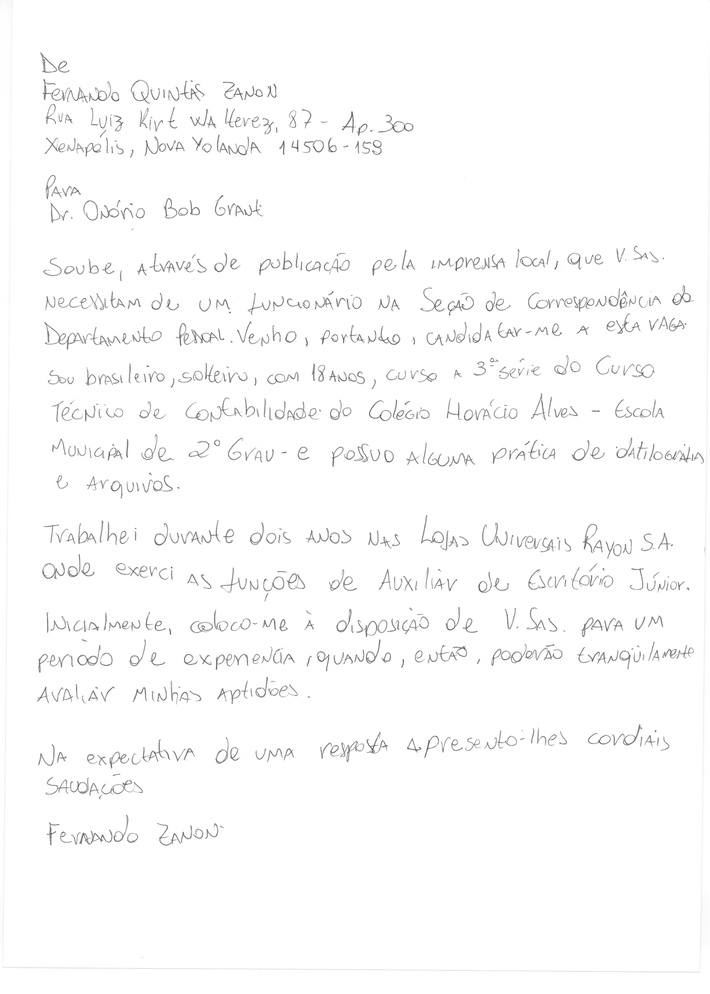
#> input picture teste.jpg, 710 x 994 px, shrunk from 2548 x 3565 before the run
$ jupyter execute ta01.ipynb
#> lines starting #> are read from the running program, lines starting #| are printed output that depends on the picture; after the words box and inside, x2 and y2 are one past the last pixel; in counts of white or black regions, pixels touching at a corner belong together
Importa bibliotecas que serão usadas

[cell 1]
import numpy as np
import cv2
import sys
import os
from matplotlib import pyplot as plt

Lê e binariza a imagem aplicando técnica de threshold

[cell 2]
#Lê imagem
img = cv2.imread("./teste.jpg")
#> img is the input picture: shape (994, 710, 3); min 81, max 255, mean 251.1
gray = cv2.cvtColor(img, cv2.COLOR_BGR2GRAY)

#Gera imagem binária usando métrica de Otsu
_, bin_img = cv2.threshold(gray,0,255,cv2.THRESH_BINARY_INV | cv2.THRESH_OTSU)
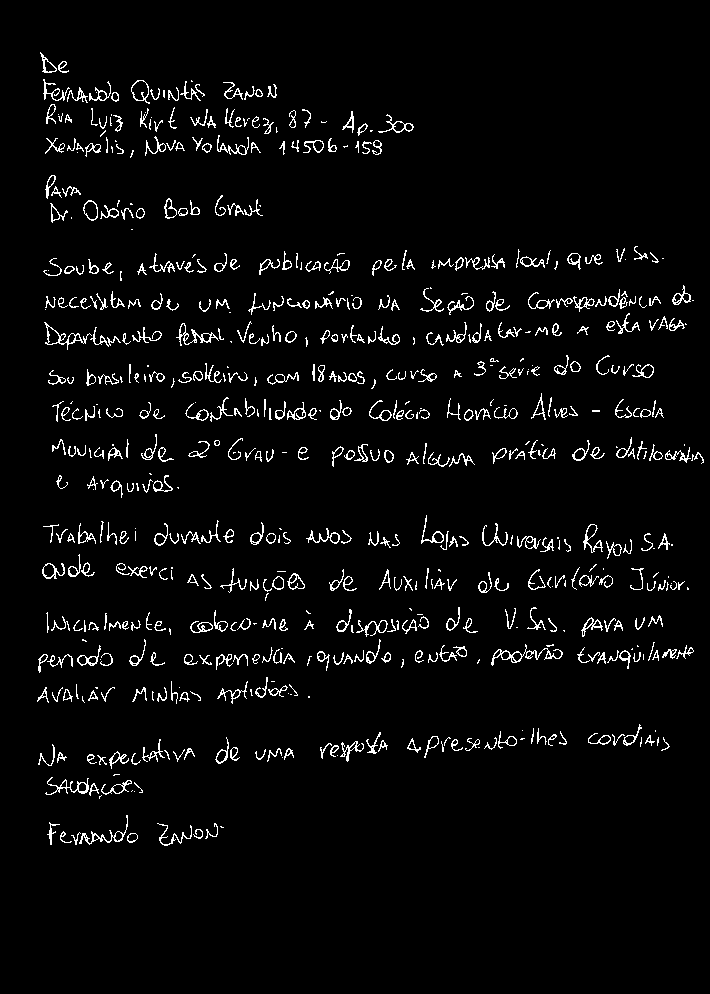
#> bin_img: shape (994, 710); 3.8% white in thin lines or dots, all inside (x1, y1, x2, y2) = (37, 52, 704, 846)

plt.figure(figsize=(10,6))
plt.subplot(1,2,1)
plt.imshow(img)
plt.subplot(1,2,2)
plt.imshow(bin_img, 'gray')
plt.show()

Aplica operação morfologica de dilatação, assim juntando as letras em blocos

[cell 3]
kernel = cv2.getStructuringElement(cv2.MORPH_ELLIPSE,(5,5))
b_rect = cv2.morphologyEx(bin_img, cv2.MORPH_GRADIENT, kernel)
#> b_rect: shape (994, 710); 14.1% white; 185 white regions (2 under 20 px), largest, box (x1, y1, x2, y2) and area: (129, 78, 207, 158) 2149, (526, 287, 663, 314) 1733, (41, 77, 121, 126) 1665
b_rect = cv2.dilate(b_rect,kernel,iterations = 3)
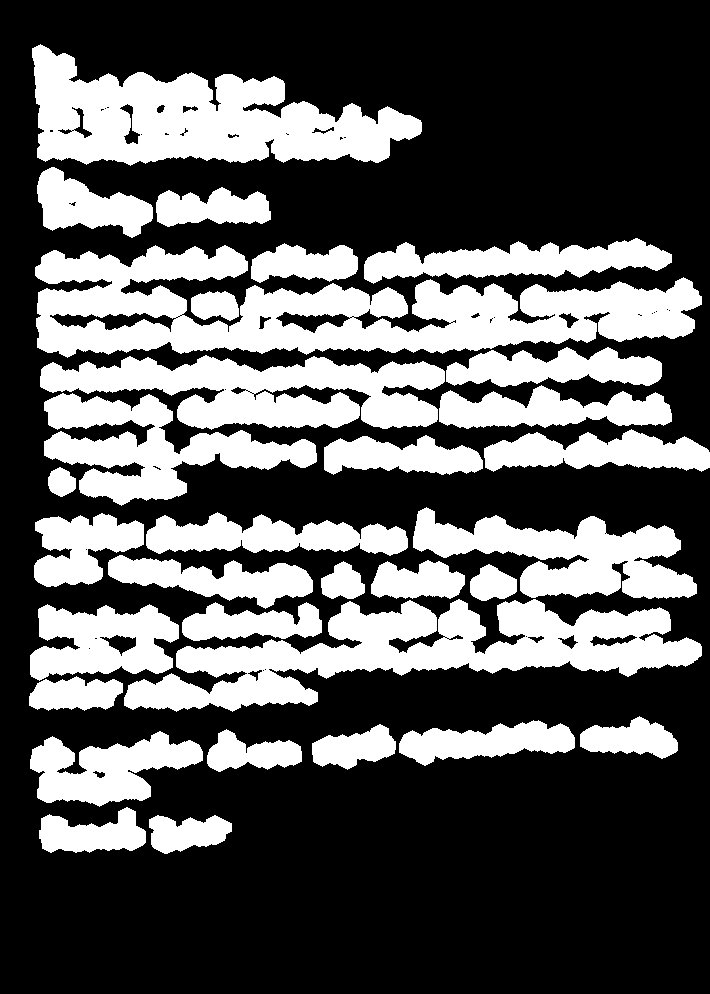
#> b_rect: shape (994, 710); 34.2% white; 32 white regions

Procura os contornos e desenha na imagem um retângulo em volta da palavra

[cell 4]
cont = 0
img2 = cv2.imread("./teste.jpg")
#Acha os contornos na imagem dilatada
cnt, _ = cv2.findContours(b_rect, cv2.RETR_EXTERNAL, cv2.CHAIN_APPROX_NONE)
#> cnt = 32 contours; largest, box (x1, y1, x2, y2) and area: (35, 245, 702, 358) 39224, (124, 599, 702, 712) 27438, (32, 44, 422, 166) 26386, (40, 355, 445, 430) 17270, (44, 393, 317, 506) 12798
for c in cnt:
    perim = cv2.arcLength(c, True)
    if perim > 150: #Se o contorno for grande o suficiente, classifica como palavra
        cont += 1
        x,y,w,h = cv2.boundingRect(c)
        cv2.rectangle(img2,(x,y),(x+w,y+h),(0,0,255),2)
#> this loop made 32 passes
#> (perim, x, y, w, h) on passes 1, 2, 3, 4, 5, 6, 7, 8, 9, 10, 11, 14: (246.6, 149, 815, 83, 39), (318.1, 39, 807, 107, 46), (660.2, 30, 731, 173, 76), (282.2, 207, 729, 95, 43), (243.4, 312, 724, 84, 46), (464.1, 399, 720, 176, 46), (269.2, 580, 716, 98, 43), (262.9, 29, 676, 94, 35), (612.2, 30, 604, 149, 77), (401.3, 182, 602, 140, 39), (2371.1, 124, 599, 578, 113), (277.7, 371, 560, 94, 39)
#> perim on passes 12, 13, 19, 26: 141.6, 143.4, 93.84, 144.7
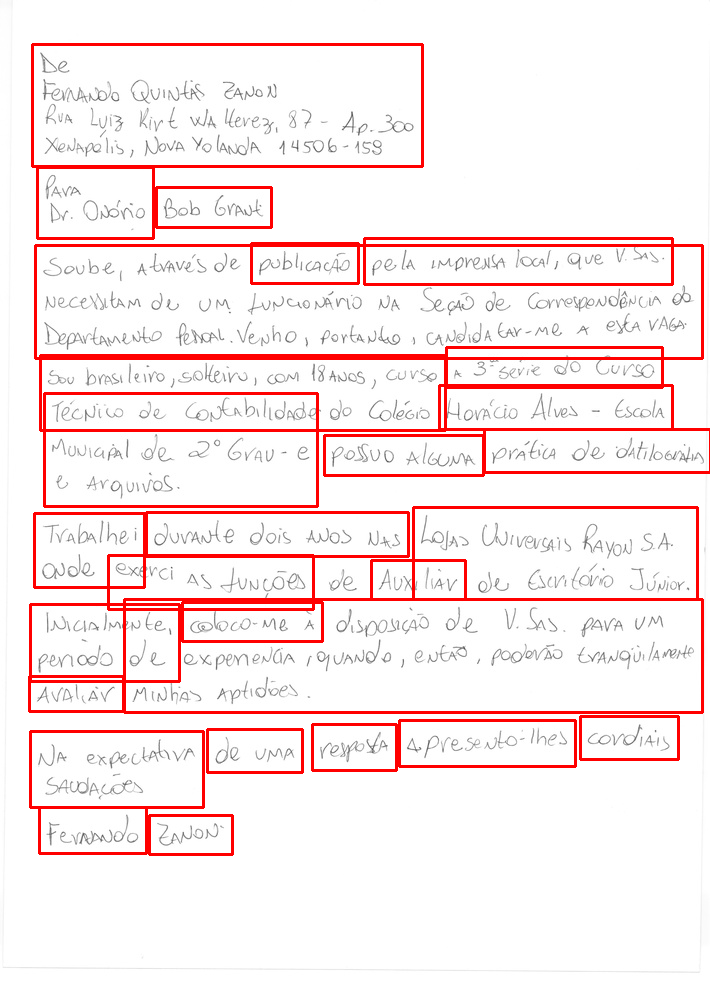
#> img2: shape (994, 710, 3); 5.98% of pixels changed, all inside (x1, y1, x2, y2) = (28, 43, 710, 856)
#> after the loop, cont = 28

plt.figure(figsize=(15,10))
plt.imshow(img2)
plt.title('Input Image'), plt.xticks([]), plt.yticks([])
plt.show()
print("Número de palavras: ",cont)
#| Número de palavras:  28

Agora aplicando o filtro pela média na imagem binarizada

[cell 5]
#Aplica o filtro pela média
bin_img_filtered = cv2.medianBlur(bin_img,5)
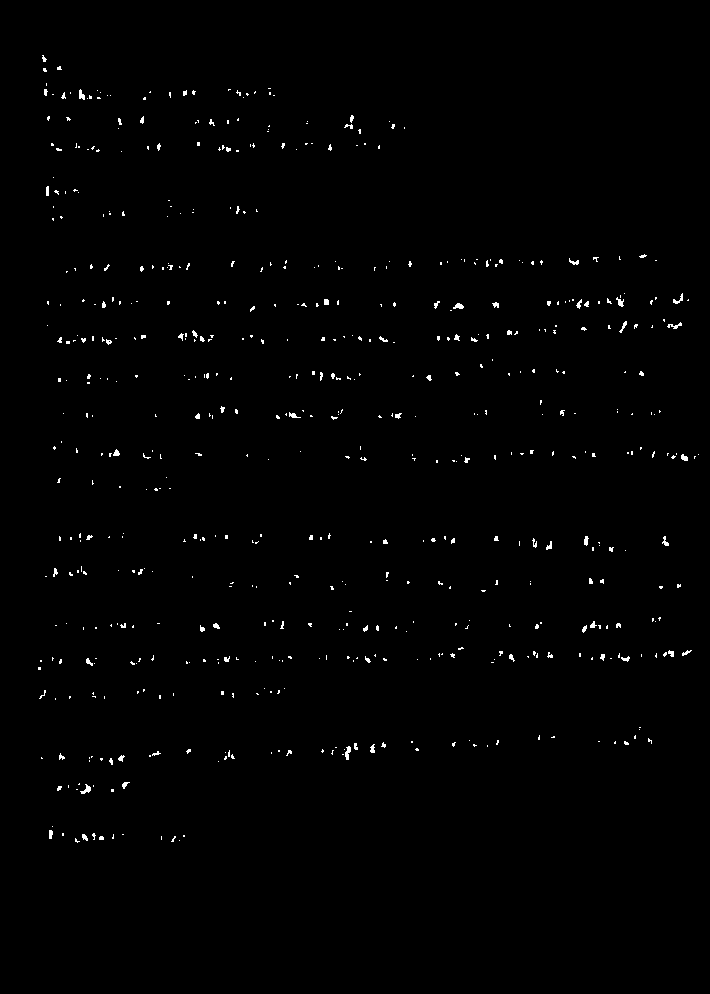
#> bin_img_filtered: shape (994, 710); 0.75% white in thin lines or dots, all inside (x1, y1, x2, y2) = (38, 55, 699, 843)

kernel = cv2.getStructuringElement(cv2.MORPH_ELLIPSE,(5,5))
#> kernel = [[0, 0, 1, 0, 0], [1, 1, 1, 1, 1], [1, 1, 1, 1, 1], [1, 1, 1, 1, 1], [0, 0, 1, 0, 0]]
b_rect = cv2.morphologyEx(bin_img_filtered, cv2.MORPH_GRADIENT, kernel)
#> b_rect: shape (994, 710); 3.3% white; 444 white regions (32 under 20 px), largest, box (x1, y1, x2, y2) and area: (73, 831, 106, 845) 258, (190, 328, 216, 344) 232, (340, 741, 360, 762) 224
b_rect = cv2.dilate(b_rect,kernel,iterations = 3)
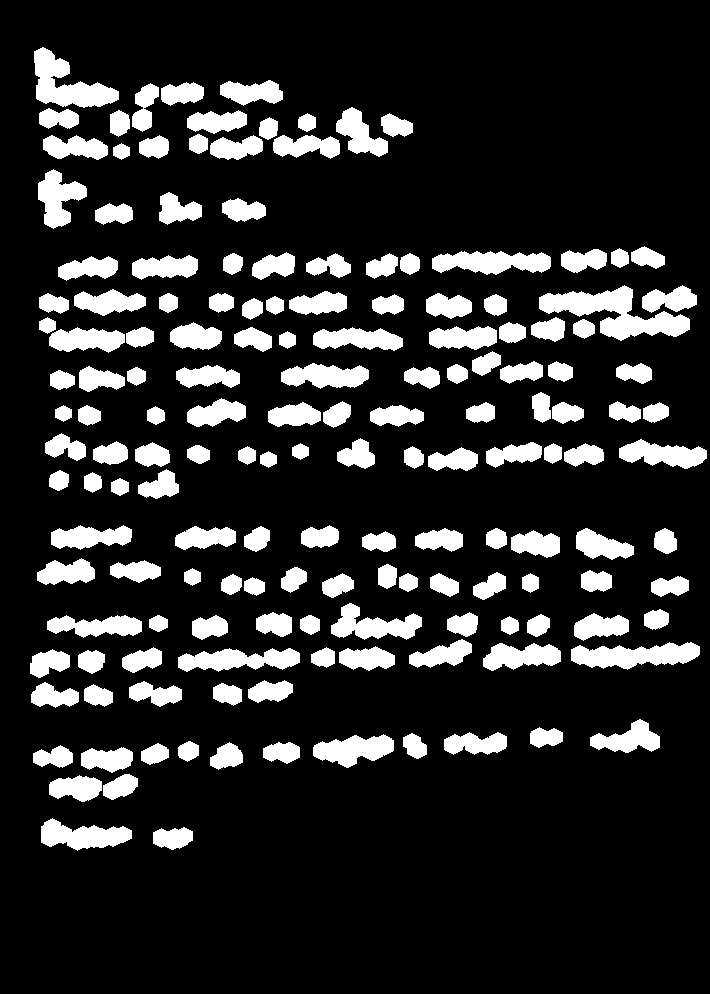
#> b_rect: shape (994, 710); 16.5% white; 160 white regions

cont = 0
#Acha os contornos na imagem dilatada
cnt, _ = cv2.findContours(b_rect, cv2.RETR_EXTERNAL, cv2.CHAIN_APPROX_NONE)
#> cnt = 160 contours; largest, box (x1, y1, x2, y2) and area: (539, 285, 690, 341) 3385, (34, 47, 119, 108) 2368, (571, 642, 700, 670) 2170, (432, 251, 551, 275) 1881, (178, 648, 300, 672) 1774
for c in cnt:
    perim = cv2.arcLength(c, True)
    if perim > 150: #Se o contorno for grande o suficiente, classifica como palavra
        cont += 1
        x,y,w,h = cv2.boundingRect(c)
        cv2.rectangle(img,(x,y),(x+w,y+h),(0,0,255),2)
#> this loop made 160 passes
#> (perim, x, y, w, h) on passes 2, 11, 13, 15, 19, 23, 26, 27, 28, 29, 34, 36: (248.8, 41, 818, 91, 33), (221.1, 313, 734, 81, 34), (179.3, 444, 732, 63, 23), (200.2, 590, 719, 70, 34), (155.5, 129, 681, 53, 26), (319.5, 178, 648, 122, 24), (151.8, 339, 646, 56, 25), (216.9, 483, 643, 78, 28), (328.8, 571, 642, 129, 28), (172.5, 409, 639, 63, 29), (253.8, 47, 615, 95, 23), (154.6, 574, 613, 55, 28)
#> perim on passes 1, 3, 4, 5, 6, 7: 115.2, 148.1, 101.3, 147, 117.4, 82.77
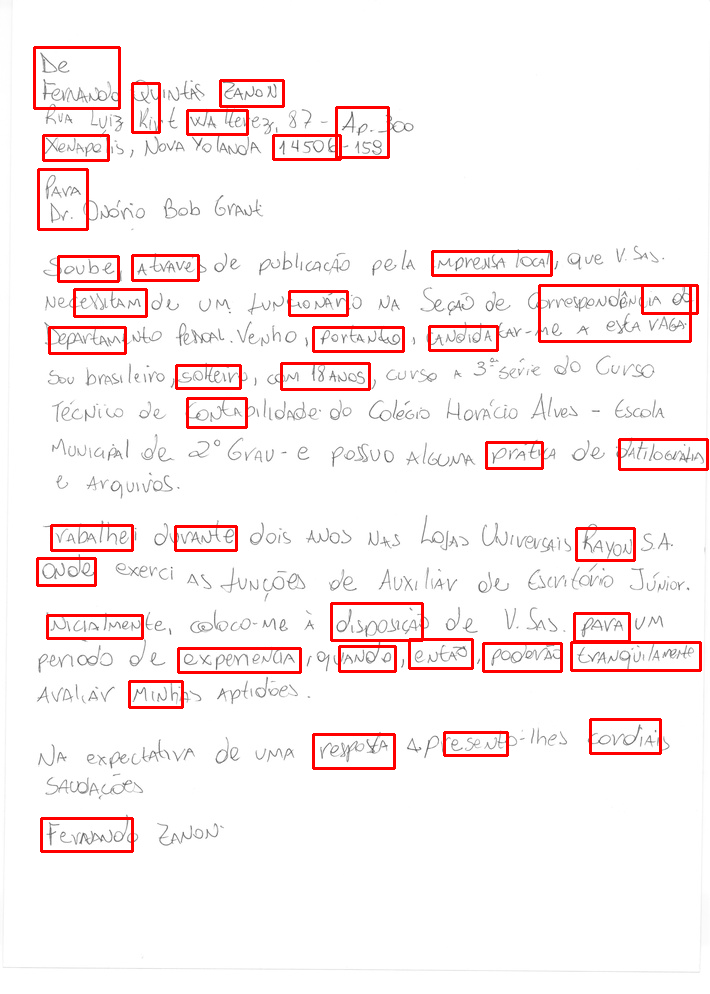
#> img: shape (994, 710, 3); 3.47% of pixels changed, all inside (x1, y1, x2, y2) = (33, 46, 709, 853)
#> after the loop, cont = 40

plt.figure(figsize=(15,10))
plt.imshow(img)
plt.title('Input Image'), plt.xticks([]), plt.yticks([])
plt.show()
print("Número de palavras: ",cont)
#| Número de palavras:  40
